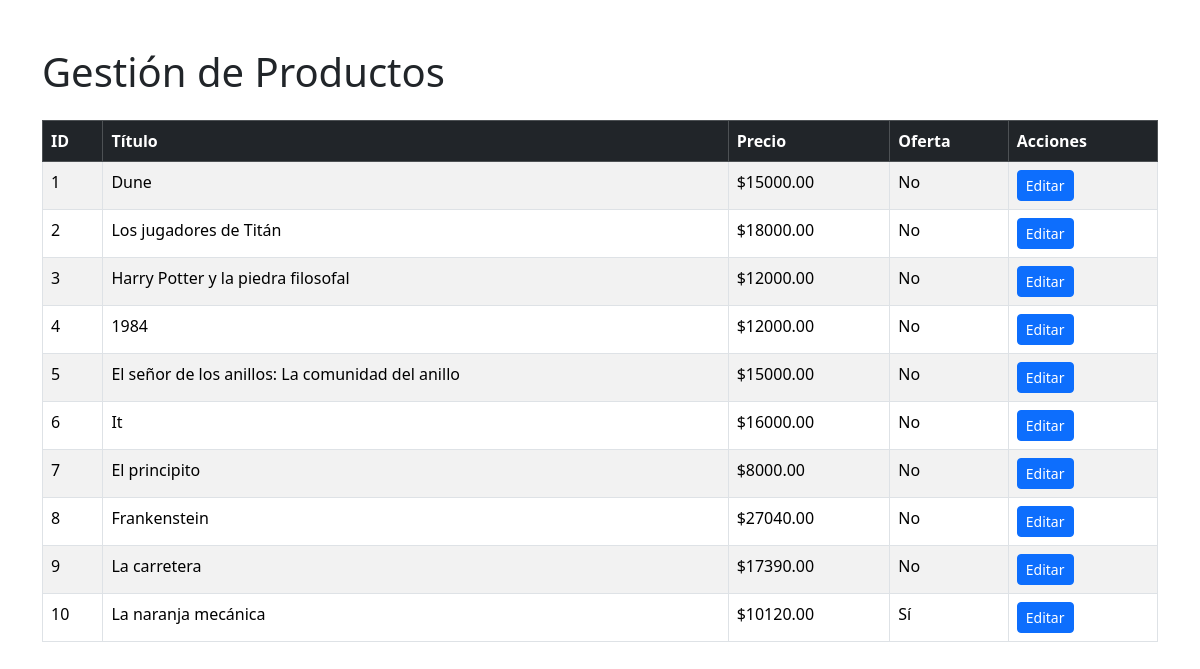
The page /admin-panel/productos/ (signed in) on the database as committed earlier.
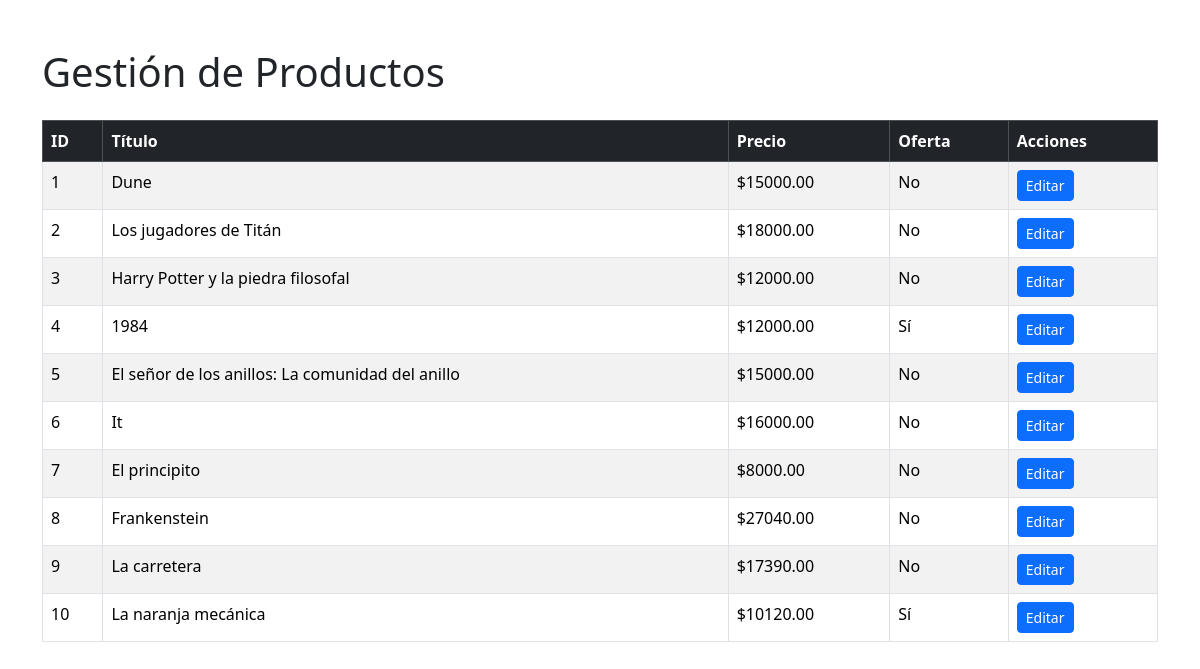
The same page on the database as committed later.
### tienda/models.py (models this page shows, shortened)
class Libro(models.Model):
    titulo = models.CharField(max_length=255)
    autor = models.CharField(max_length=255)
    editorial = models.CharField(max_length=255, blank=True, null=True)
    precio = models.DecimalField(max_digits=10, decimal_places=2)
    stock = models.PositiveIntegerField()
    descripcion = models.TextField(blank=True)
    imagen = models.ImageField(upload_to='libros/', blank=True, null=True)
    fecha_publicacion = models.DateField(blank=True, null=True)
    oferta = models.BooleanField(default=False)
    precio_oferta = models.DecimalField(max_digits=10, decimal_places=2, blank=True, null=True)

### tienda/views.py (the view)
# urls.py: path('admin-panel/productos/', admin_productos, name='admin_productos'),
@login_required
@user_passes_test(lambda u: u.is_staff)
def admin_productos(request):
    libros = Libro.objects.all()
    return render(request, 'cuenta/admin_productos.html', {'libros': libros})

### tienda/context_processors.py (called while the page is built)
def total_items_carrito(request):
    carrito = request.session.get('carrito', {})
    total_items = sum(item['cantidad'] for item in carrito.values())
    return {'total_items_carrito': total_items}

### tienda/templates/cuenta/admin_productos.html (shortened to what this page needs)
{% load static %}
<!DOCTYPE html>
<html lang="es">
<head>
    <link href="https://cdn.jsdelivr.net/npm/bootstrap@5.3.3/dist/css/bootstrap.min.css" rel="stylesheet">
</head>
<body>
    <div class="container mt-5">
        <h1 class="mb-4">Gestión de Productos</h1>
        <table class="table table-bordered table-striped">
            <thead class="table-dark">
                <tr>
                    <th>ID</th>
                    <th>Título</th>
                    <th>Precio</th>
                    <th>Oferta</th>
                    <th>Acciones</th>
                </tr>
            </thead>
            <tbody>
                {% for libro in libros %}
                    <tr>
                        <td>{{ libro.id }}</td>
                        <td>{{ libro.titulo }}</td>
                        <td>${{ libro.precio }}</td>
                        <td>{{ libro.oferta|yesno:"Sí,No" }}</td>
                        <td>
                            <a href="{% url 'editar_producto' libro.id %}" class="btn btn-sm btn-primary">Editar</a>
                        </td>
                    </tr>
                {% endfor %}
            </tbody>
        </table>
    </div>
</body>
</html>

Rows that differ between the two databases and show on the page:
changed Libro id 4: oferta "No" → "Sí"
